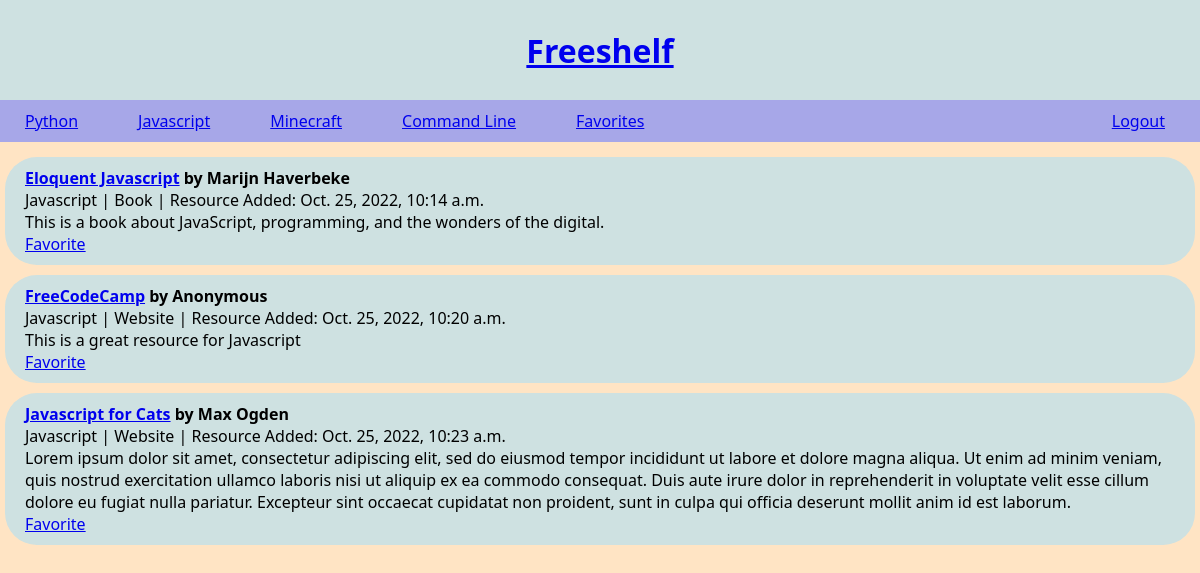
The page /freeshelf/javascript on the database its author committed.
### freeshelf/models.py (models this page shows, shortened)
class Topic(models.Model):
    title = models.CharField(max_length=100)
    slug = models.SlugField(null=True)
    def __str__(self):
        return f"{self.title}"

class Resource(models.Model):
    title = models.CharField(max_length=200)
    author = models.CharField(max_length=200, default='Anonymous')
    topic = models.ForeignKey('Topic', on_delete=models.CASCADE, blank=True, null=True, related_name='resources')
    mediatype = models.ForeignKey('Mediatype', on_delete=models.CASCADE, blank=True, null=True)
    user = models.ForeignKey('User', on_delete=models.CASCADE, blank=True, null=True)
    description = models.TextField(max_length=1300)
    url = models.CharField(max_length=200)
    created_at = models.DateTimeField(auto_now_add=True)
    updated_at = models.DateTimeField(auto_now=True)

class Mediatype(models.Model):
    mediatype = models.CharField(max_length=50)
    def __str__(self):
        return f"{self.mediatype}"

### freeshelf/views.py (the view)
# urls.py: path('freeshelf/<slug:slug>', views.topic_detail, name='topic_detail'),
def topic_detail(request, slug):
    topic = get_object_or_404(Topic,slug=slug)
    topics = Topic.objects.all()
    return render(request, 'freeshelf/topic_detail.html', {'topic':topic, 'resources':topic.resources.all(),'topics':topics})

### templates/freeshelf/topic_detail.html
{% extends 'base.html' %}
{% block content %}
<header>
    <div class="linkcont">
        {% for topic in topics %}
            <p class="links"><a href="{% url 'topic_detail' slug=topic.slug %}">{{ topic }}</a></p>
        {% endfor %}
        <p class="links"><a href="{% url 'favorite_page' %}">Favorites</a></p>
    </div>
    <p class="links"><a href="{% url 'logout' %}">Logout</a></p>
</header>
<div class="container">
    {% for resource in resources %}
    <div class="resource">
        <h4><a href="{{ resource.url }}">{{ resource.title }}</a> by  {{ resource.author}}</h4>
        <p>{{ resource.topic }} | {{ resource.mediatype }} | Resource Added: {{ resource.created_at }}</p>
        <p>{{ resource.description }}</p>
        <div>
            <a href="{% url 'favorite' res_pk=resource.pk %}">Favorite</a>
        </div>
    </div>
    {% endfor %}
</div>
{% endblock %}

### static/css/style.css (style rules this page uses)
* { margin: 0px; }
.container { display:flex; flex-flow: column; margin-top: 10px }
.resource { display:flex; background-color: rgb(206, 225, 225); flex-flow: column; margin: 5px; border-radius: 2em; padding: 10px 20px 10px 20px; }
header { display:flex; flex-flow: row; justify-content: space-between; background-color: rgb(167, 167, 232); }
.linkcont { display:flex; }
.links { display:flex; flex-flow: row; margin-right: 10px; padding: 10px 25px; }
body { background-color: bisque; font-family: 'Segoe UI', Tahoma, Geneva, Verdana, sans-serif; margin:0px; }

### rows shown on the page
Topic: title "Python"
Topic: title "Javascript"
Topic: title "Minecraft"
Topic: title "Command Line"
Resource: title "Eloquent Javascript", author "Marijn Haverbeke", topic "Javascript", mediatype "Book", created_at "Oct. 25, 2022, 10:14 a.m.", description "This is a book about JavaScript, programming, and the wonders of the digital."
Resource: title "FreeCodeCamp", author "Anonymous", topic "Javascript", mediatype "Website", created_at "Oct. 25, 2022, 10:20 a.m.", description "This is a great resource for Javascript"
Resource: title "Javascript for Cats", author "Max Ogden", topic "Javascript", mediatype "Website", created_at "Oct. 25, 2022, 10:23 a.m.", description "Lorem ipsum dolor sit amet, consectetur adipiscing elit, sed do eiusmod tempor incididunt ut labore et dolore magna aliqua. Ut enim ad minim veniam, quis nostrud exercitation ullamco laboris nisi ut aliquip ex ea commodo consequat. Duis aute irure dolor in reprehenderit in voluptate velit esse cillum dolore eu fugiat nulla pariatur. Excepteur sint occaecat cupidatat non proident, sunt in culpa qui officia deserunt mollit anim id est laborum."
